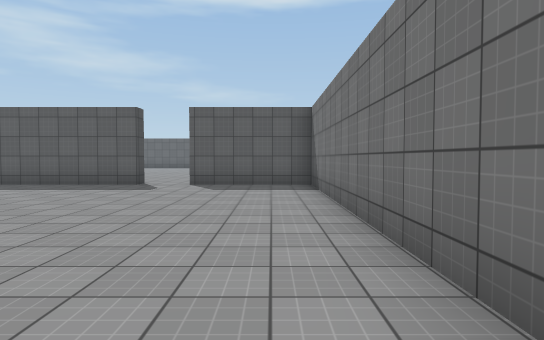
view 1 (above)

24 first-person views from a walk through a Unity game level. The camera is 1.4 m above the floor, tilts 2° down and sees 75° across. Doors are open. The floor is counted in squares, 2 m on a side. Each view is taken from the middle of a square. On the plan, view 1 faces up. The plan holds only what a view shows up to about 11 squares ahead; the rest is blank. The player character is not drawn. Surface patterns are stand-ins for the level's own textures.

view 2
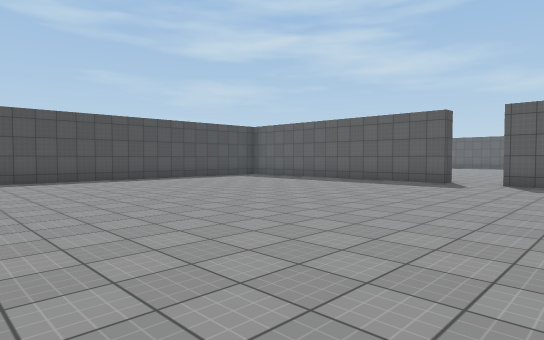

view 3
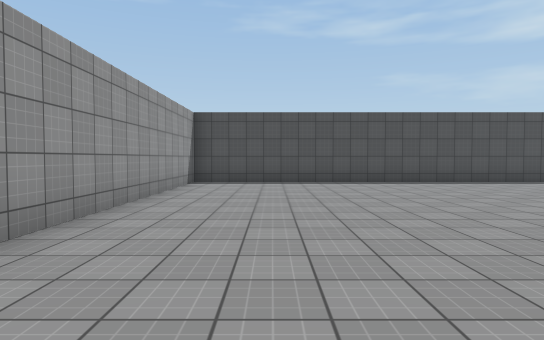

view 4
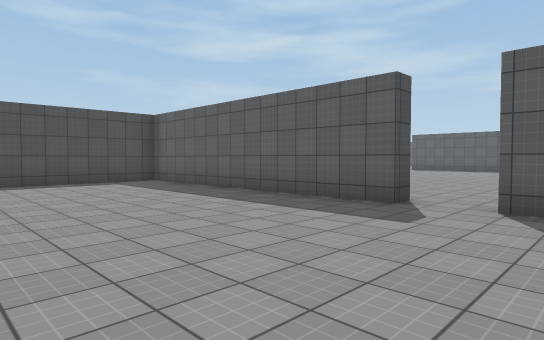

view 5
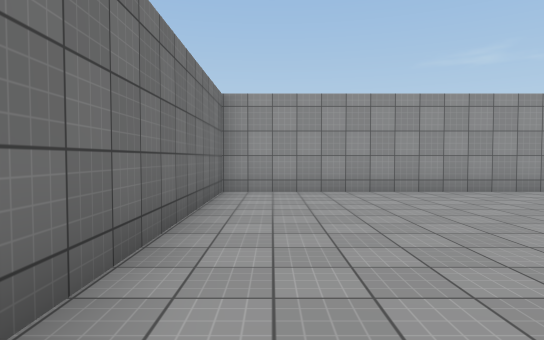

view 6
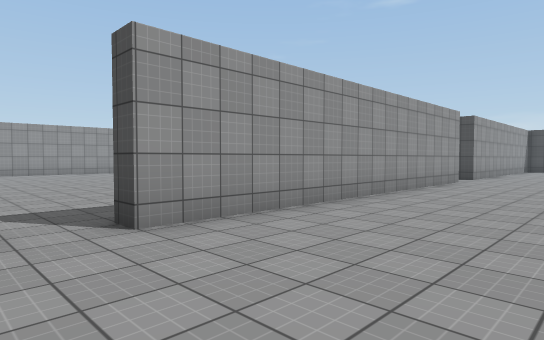

view 7
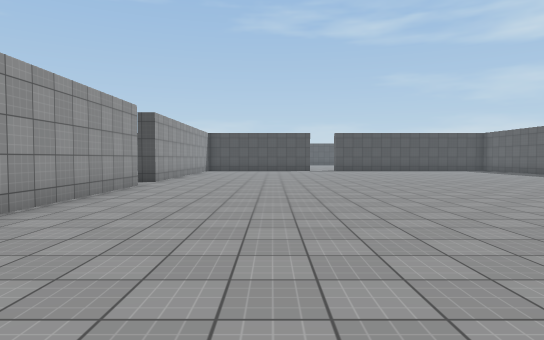

view 8
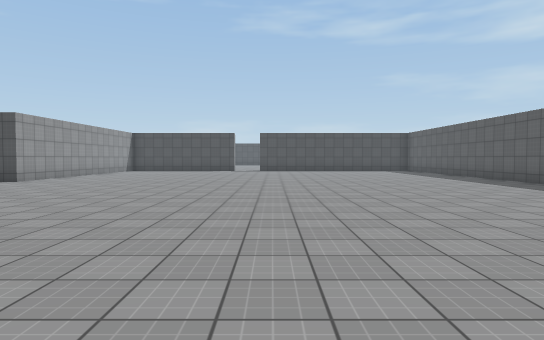

view 9
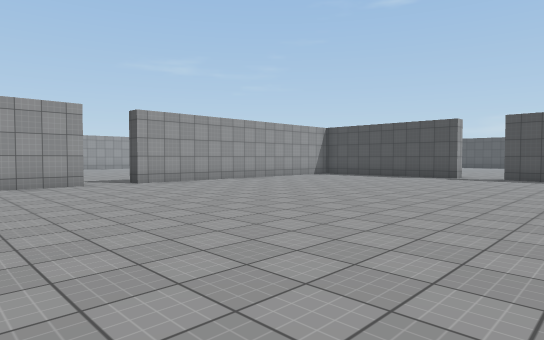

view 10
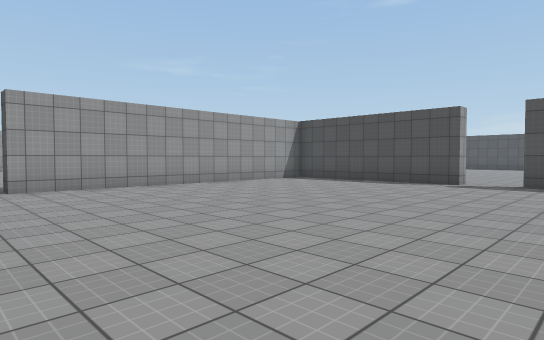

view 11
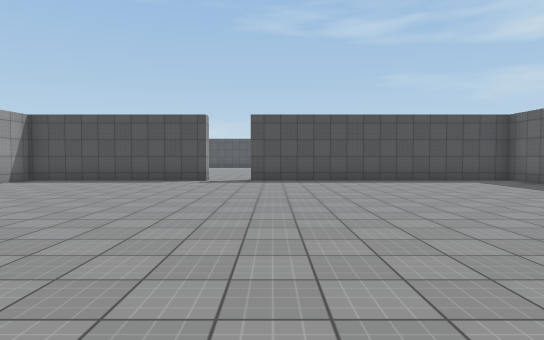

view 12
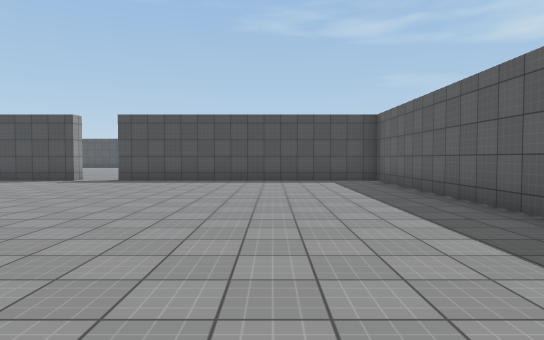

view 13
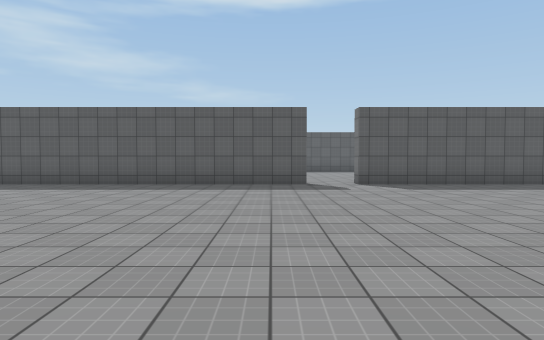

view 14
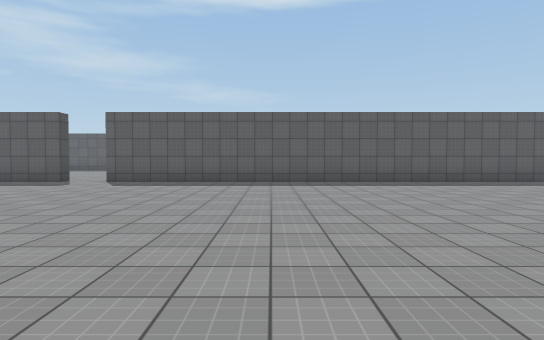

view 15
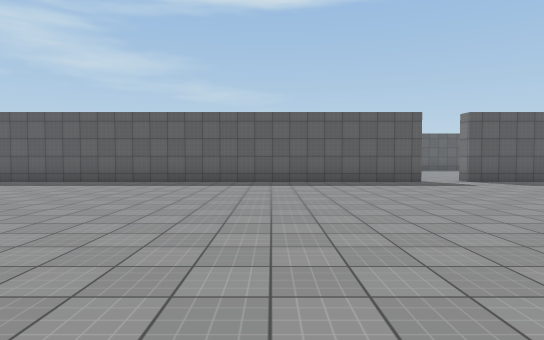

view 16
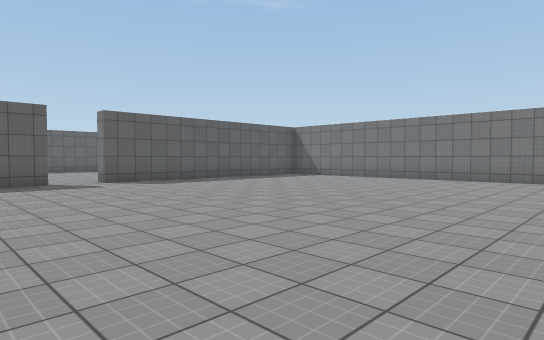

view 17
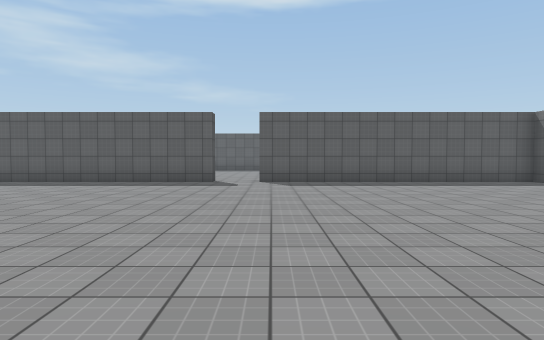

view 18
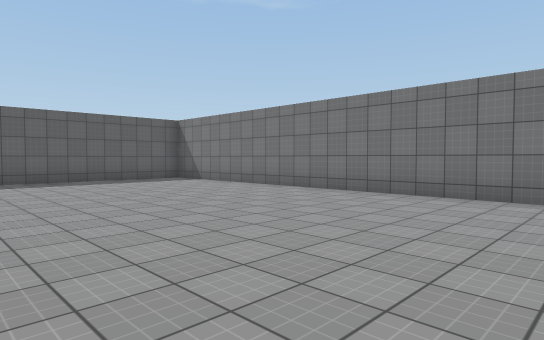

view 19
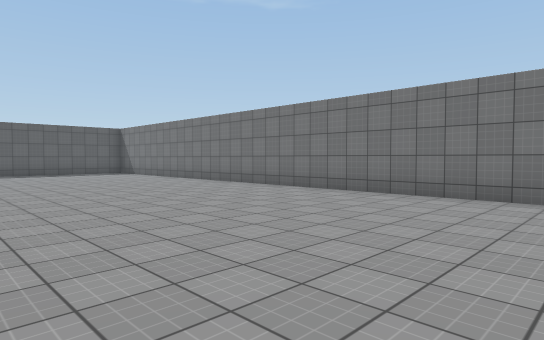

view 20
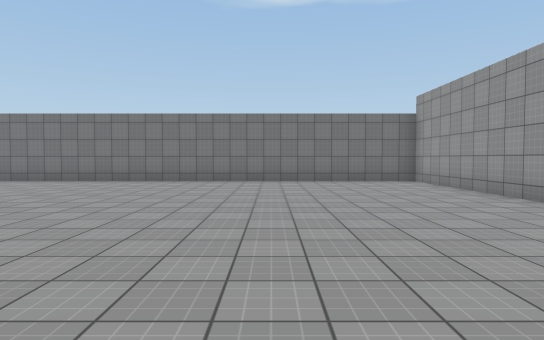

view 21
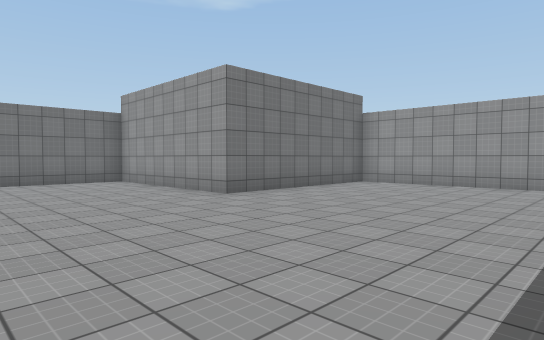

view 22
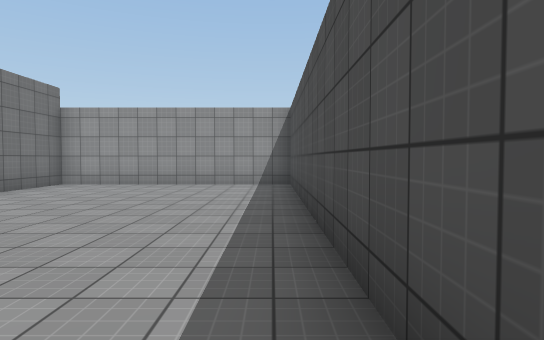

view 23
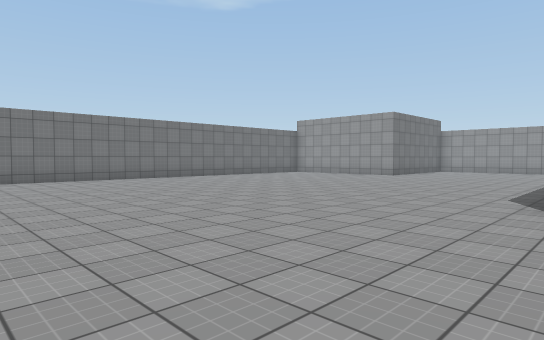

view 24
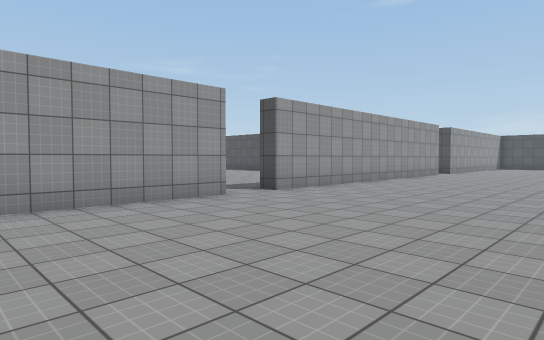

### Floor plan
Ten units are one square. View 1 is at (0, 0); x grows to the right and y downward. Boxes are objects, and circles mark ways between rooms. Rooms are numbered by the first view taken in them; rooms with no view inside come last. Other rooms are left out.
<svg viewBox="-235 -247 365 284">
<path fill="none" stroke="#000" d="M-35 -96 -35 -91 -112 -91 -112 32 10 32 10 -91 -21 -91M-21 -96 14 -96M15 -55 15 32 75 32 75 -17 125 -17 125 -221M-129 -96 -35 -96M33 -242 -97 -242M-112 -242 -227 -242 -227 -162M125 -242 46 -242M-227 -150 -227 -96 -142 -96"/>
<circle cx="-30" cy="-100" r="3" fill="#2a7"/>
<text x="-50" y="-30">1</text>
<text x="-30" y="-140">2</text>
</svg>
Room 1 opens to room 2.

Where each view was taken, in squares from view 1:
view 1: 0 up, 0 right, facing up
view 2: 1 down, 0 right, facing up-left
view 3: 1 down, 1 left, facing left
view 4: 4 up, 1 left, facing up-left
view 5: 4 up, 0 right, facing down
view 6: 13 up, 2 left, facing down-left
view 7: 13 up, 4 left, facing left
view 8: 17 up, 4 left, facing left
view 9: 19 up, 10 left, facing down-left
view 10: 18 up, 13 left, facing down-left
view 11: 17 up, 12 left, facing left
view 12: 21 up, 12 left, facing left
view 13: 15 up, 12 left, facing up
view 14: 14 up, 5 left, facing up
view 15: 14 up, 1 left, facing up
view 16: 14 up, 1 right, facing up-right
view 17: 14 up, 5 right, facing up
view 18: 13 up, 6 right, facing up-right
view 19: 8 up, 6 right, facing up-right
view 20: 6 up, 2 right, facing right
view 21: 6 up, 2 right, facing down-right
view 22: 6 up, 2 right, facing down
view 23: 15 up, 1 right, facing down-right
view 24: 15 up, 2 right, facing down-left
